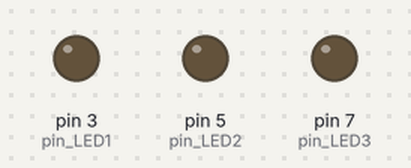
Recording of a sketch running on a simulated Arduino Uno, built with avr-gcc and run on an emulated ATmega328P. Shown: output pins drawn as LEDs (lit = HIGH).

Above: at 0.1 s.
At 0.9 s:
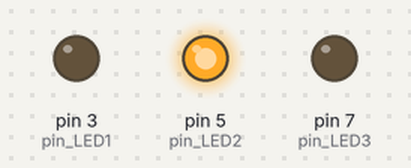
At 1.3 s:
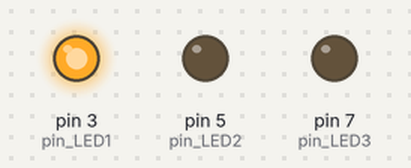
At 1.9 s:
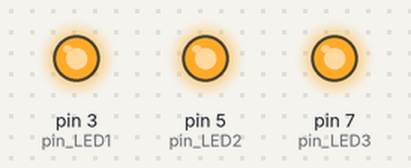
At 3.1 s:
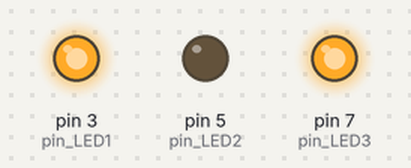
At 4.3 s:
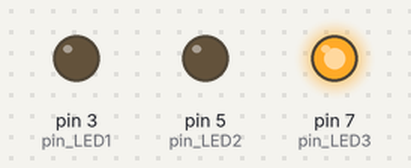
Timing chart, 0 to 4.6 s (numbered marks = the images above):
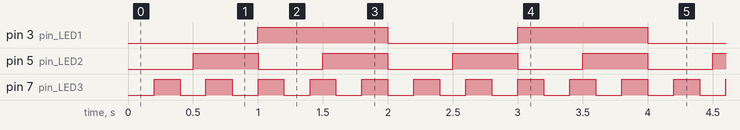

The sketch:

app.ino
```cpp
#include <SimpleTimer.h>
int pin_LED1 = 3;
int pin_LED2 = 5;
int pin_LED3 = 7;

SimpleTimer timer;

void blink_1000(){
    int state = digitalRead(pin_LED1); //현재 led가 켜져있으면 1을 state에 리턴해줌 꺼져있으면 0을 리턴
    digitalWrite(pin_LED1, !state);// 위의 값을 바꿔줌 켜있었으면 끔, 꺼있었으면 킴
}

void blink_500(){
int state = digitalRead(pin_LED2);
    digitalWrite(pin_LED2, !state);

}
void blink_200(){
int state = digitalRead(pin_LED3);
    digitalWrite(pin_LED3, !state);

}

void setup(){
    pinMode(pin_LED1, OUTPUT);
    pinMode(pin_LED2, OUTPUT);
    pinMode(pin_LED3, OUTPUT);
    timer.setInterval(1000,blink_1000);
    timer.setInterval(500,blink_500);
    timer.setInterval(200,blink_200);

}

 void loop(){
    timer.run();
 }
```

Measured:
- by itself, pin 3 (pin_LED1): alternates HIGH for 1.0 s and LOW for 1.0 s
- by itself, pin 5 (pin_LED2): alternates HIGH for 0.50 s and LOW for 0.50 s
- by itself, pin 7 (pin_LED3): alternates HIGH for 0.20 s and LOW for 0.20 s
